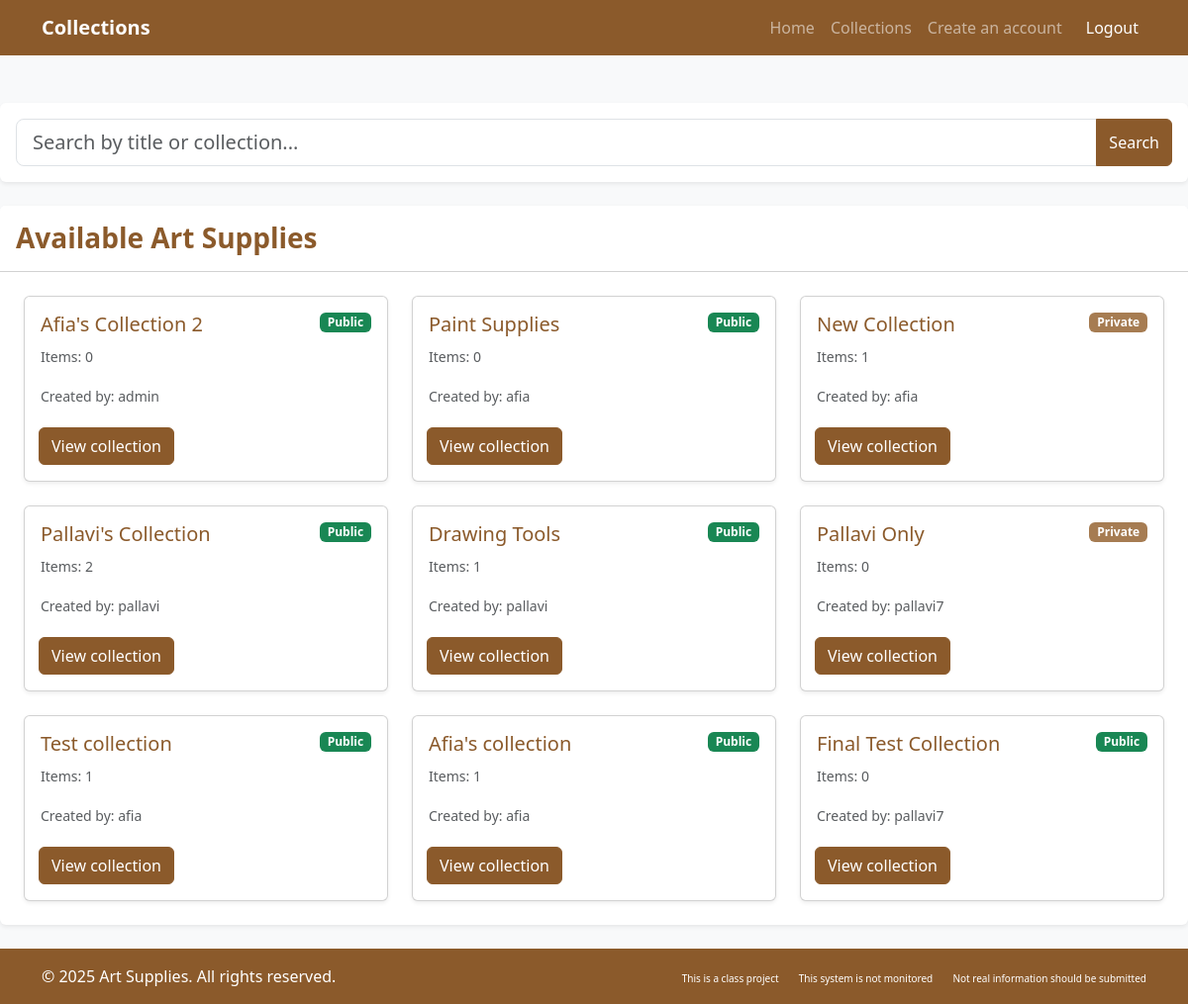
The page /artlibrary/anonymous_collections/ on the database as committed earlier.
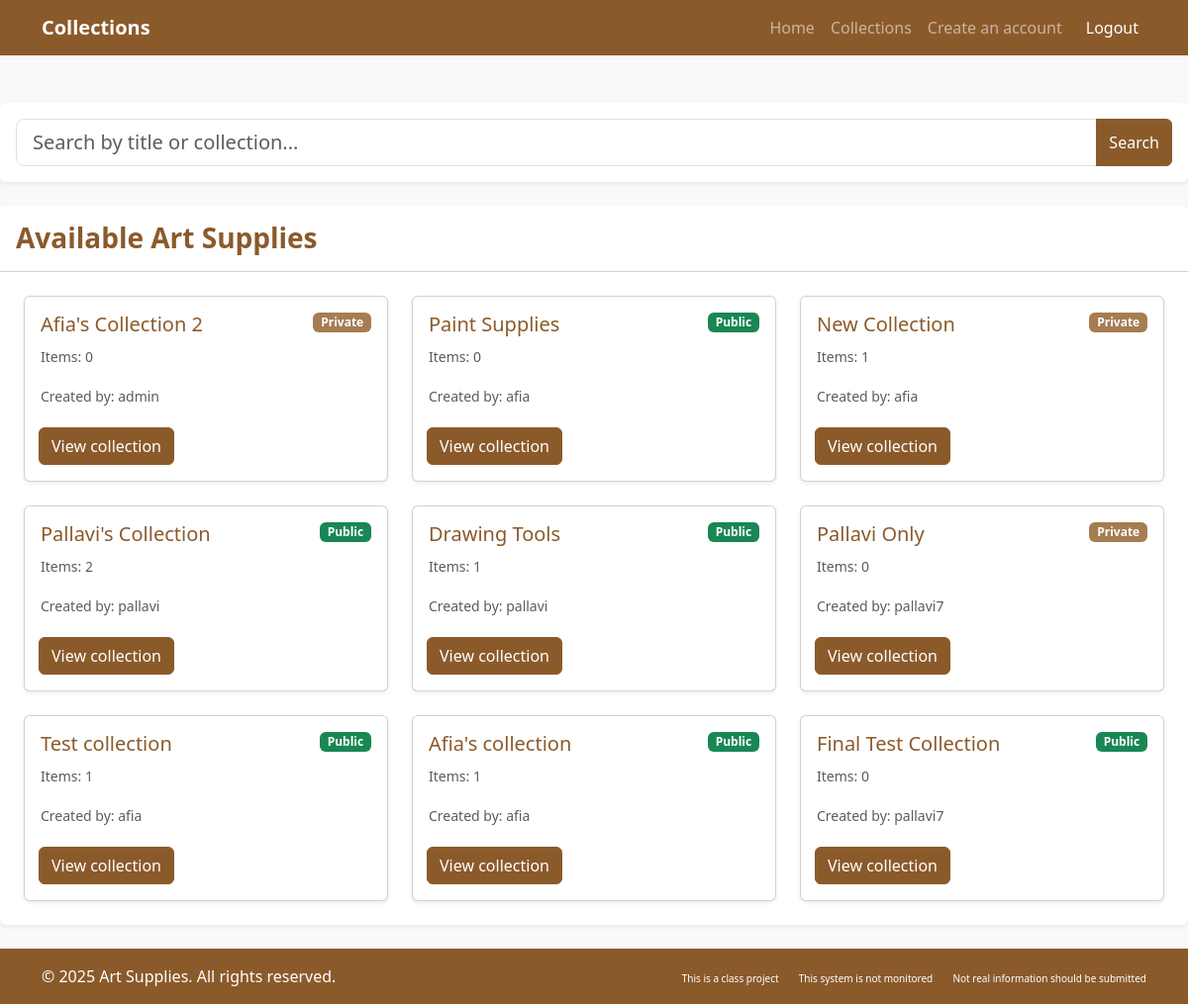
The same page on the database as committed later.
### artlibrary/models.py (models this page shows, shortened)
class Collection(models.Model):
    title = models.CharField(max_length=255)
    description = models.TextField(blank=True, null=True)
    num_items = models.PositiveIntegerField(default=0)
    is_public = models.BooleanField(default=True)
    users = models.ManyToManyField(CustomUser, blank=True, related_name='collections')
    added_by = models.ForeignKey(CustomUser, on_delete=models.CASCADE, related_name='created_collections', default=2)
    art_supplies = models.ManyToManyField('ArtSupply', blank=True, related_name='collections_in')
    def update_num_items(self):
        self.num_items = self.art_supplies.count()
        self.save()

class CustomUser(AbstractUser):
    profile_pic = models.ImageField(
        storage=S3Boto3Storage(),
        upload_to='profile_pics/',
        null=True,
        blank=True
    )
    date_joined = models.DateTimeField(auto_now_add=True)
    roles = (('patron', 'Patron'), ('librarian', 'Librarian'), ('anonymous', 'Anonymous'))
    user_role = models.CharField(max_length=12, choices=roles, default='patron')
    email = models.EmailField(blank=True, max_length=254, verbose_name='email address')

### artlibrary/views.py (the view)
# urls.py: path('anonymous_collections/', views.anonymous_collections, name='anonymous_collections'),
def anonymous_collections(request):
    user_role = request.session.get('user_role')
    if not user_role and request.user.is_authenticated:
        user_role = getattr(request.user, 'user_role', 'patron')
    if user_role == "anonymous":
        viewable_collections = Collection.objects.filter(is_public=True)
    else:
        viewable_collections = Collection.objects.all()
    for collection in Collection.objects.all():
        collection.update_num_items()
    query = request.GET.get('query', '')
    print(query)
    if query:
        viewable_collections = viewable_collections.filter(title__icontains=query)
    context = {
        'user_role': user_role,
        'viewable_collections': viewable_collections,
        'query': query,
    }
    return render(request, 'artlibrary/anonymous_collections.html', context)

### artlibrary/templates/artlibrary/anonymous_collections.html (shortened to what the changed rows need)
{% load django_bootstrap5 %}
<!DOCTYPE html>
<html lang="en">
<head>
    {% bootstrap_css %}
</head>
<body class="bg-light">
<div class="card border-0 shadow-sm mb-4">
    <div class="card-body p-4">
        <div class="row g-4">
            {% for collection in viewable_collections %}
            <div class="col-md-4 col-sm-6">
                <div class="card h-100 shadow-sm">
                    <div class="card-body">
                        <div class="d-flex justify-content-between align-items-start">
                            <h5 class="card-title text-brown">{{ collection.title }}</h5>
                            {% if collection.is_public %}
                            <span class="badge bg-success">Public</span>
                            {% else %}
                            <span class="badge bg-secondary">Private</span>
                            {% endif %}
                        </div>
                        <p class="card-text"><small class="text-muted">Items: {{ collection.num_items }}</small></p>
                        <p class="card-text"><small class="text-muted">Created by: {{ collection.added_by }}</small></p>
                        <div class="row mt-3 g-2 d-flex flex-wrap">
                            <div class="col-6 g-1">
                                <a href="{% url 'anonymous_collection_details' collection.id %}" class="btn btn-brown">View collection</a>
                            </div>
                        </div>
                    </div>
                </div>
            </div>
            {% empty %}
            <div class="col-12">
                <div class="alert alert-info">No Collections Available</div>
            </div>
            {% endfor %}
        </div>
    </div>
</div>
</body>
</body>
</html>

Rows that differ between the two databases and show on the page:
changed Collection "Afia's Collection 2": is_public "Public" → "Private"
